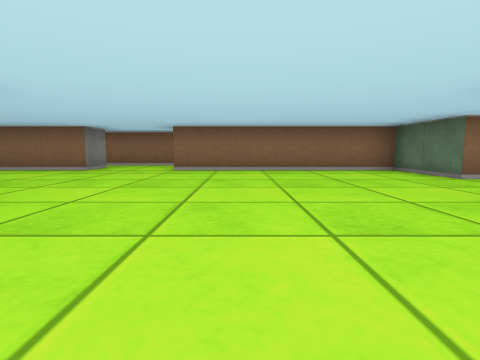
View 1 (above)

15 first-person views from a walk through a cub3D ray-caster map. The camera is about half as high as the walls, tilts 6° down and sees 80° across. The floor is counted in squares. Each view is taken from the middle of a square. On the plan, view 1 faces up. The plan holds only what a view shows up to about 9 squares ahead; the rest is blank.

View 2
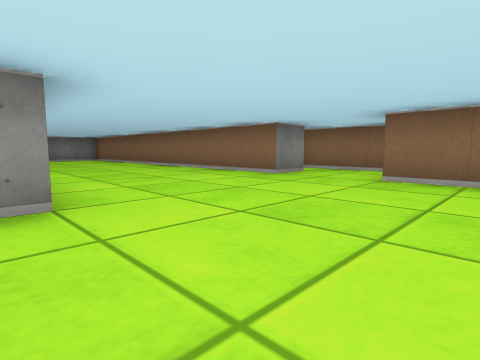

View 3
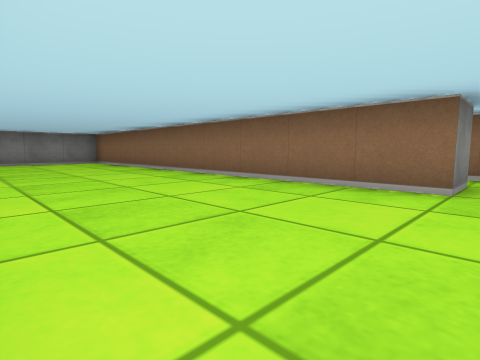

View 4
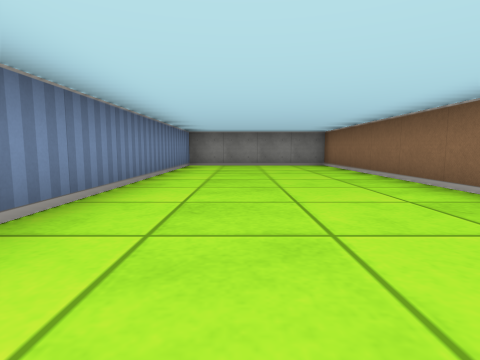

View 5
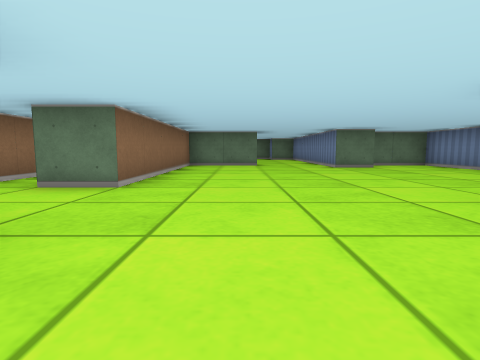

View 6
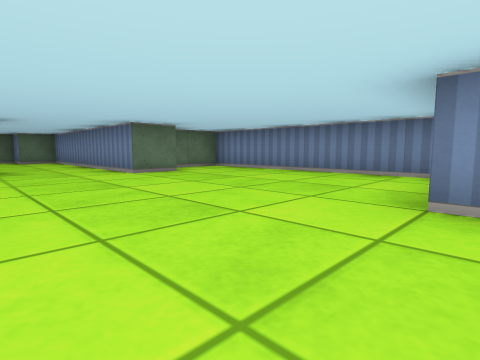

View 7
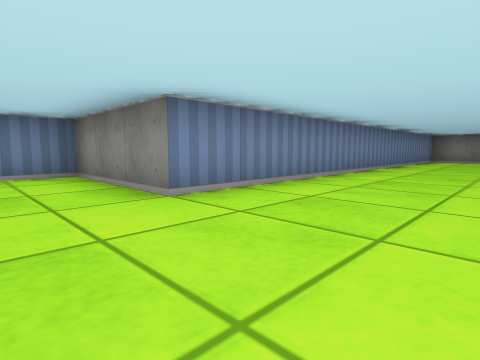

View 8
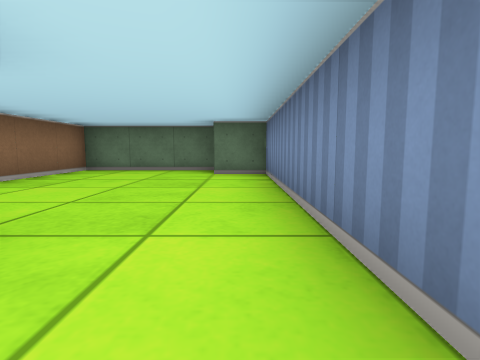

View 9
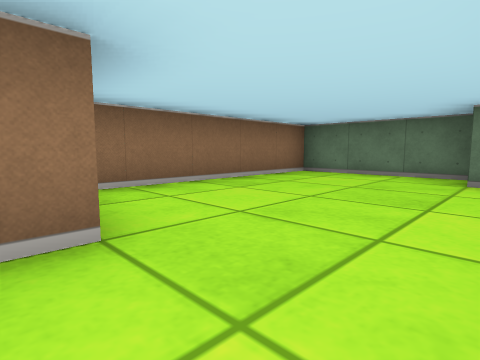

View 10
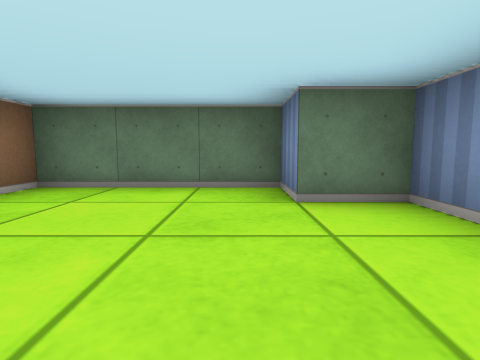

View 11
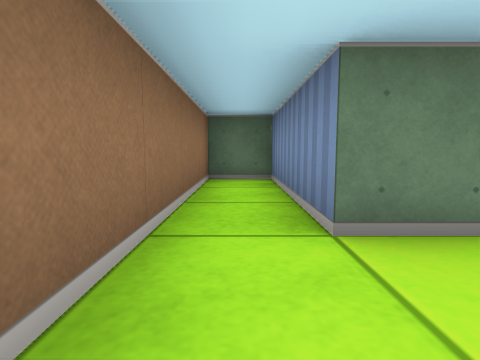

View 12
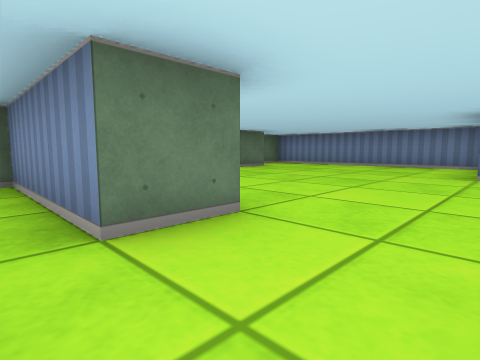

View 13
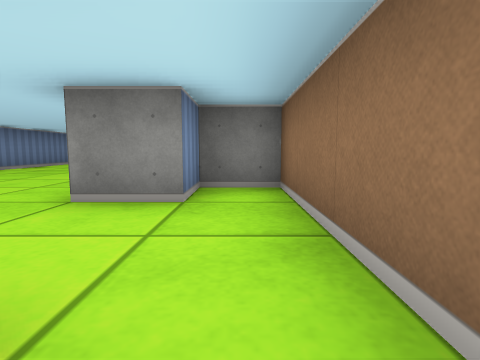

View 14
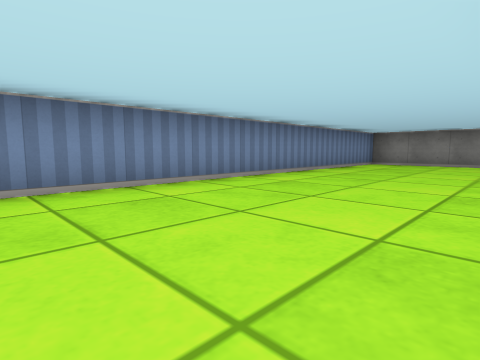

View 15
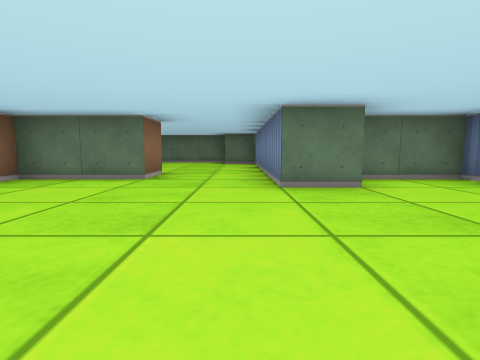

### Floor plan
Points are (right, up) in squares from view 1. A wall is a line through its corners. A room is listed if a view was taken in it or the views show most of it. See-through windows are left out.
Room 1 (views 1, 2, 3, 4, 5, 6, 7, 8, 14, 15)
walls: (-3.5, 6.5) (-13.5, 6.5) (-13.5, 2.5) (-2.5, 2.5) (-2.5, -0.5) (3.5, -0.5) (3.5, 1.1); (2.5, 1.4) (2.5, 2.5) (3.5, 2.5); (3.5, 4.5) (3.5, 6.5) (-1.5, 6.5)
ways out: opening at (4, 3.5) to room 2; opening at (-2.5, 7) to room 3
Room 2 (views 9, 10)
walls: (4.6, 4.5) (3.5, 4.5); (3.5, 2.5) (8.5, 2.5) (8.5, 3.5) (9.5, 3.5) (9.5, 6.5) (5.1, 6.5)
ways out: opening at (4, 3.5) to room 1
Room 3 (views 11, 12, 13)
walls: (-1.5, 6.5) (-1.5, 7.5) (1.5, 7.5) (1.5, 8.5) (-4.5, 8.5) (-4.5, 7.5) (-3.5, 7.5) (-3.5, 6.5)
ways out: opening at (-2.5, 7) to room 1

Positions as (right, up) in squares from view 1, and headings:
1: (0, 0), facing up
2: (0, 2), facing up-left
3: (-3, 3), facing up-left
4: (-5, 4), facing left
5: (-5, 5), facing right
6: (-3, 5), facing down-right
7: (-1, 5), facing down-left
8: (3, 3), facing right
9: (4, 3), facing up-right
10: (6, 4), facing right
11: (-3, 8), facing right
12: (-3, 8), facing down-right
13: (-1, 8), facing left
14: (-4, 6), facing down-left
15: (-1, 3), facing right
